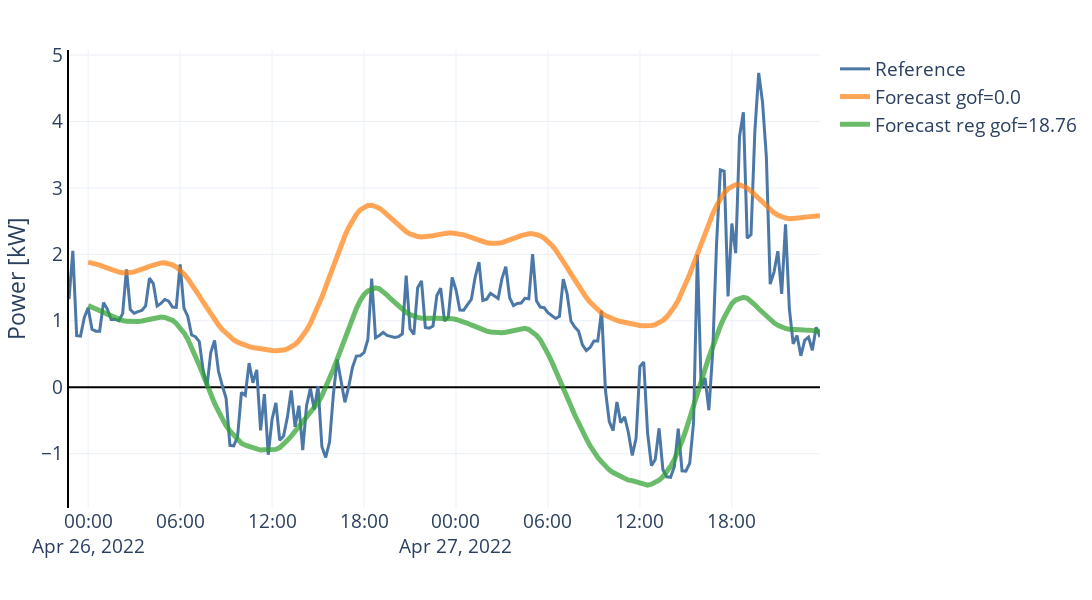

Notebook code for this chart:
### Code cell
import plotly.graph_objects as go
_fig = go.Figure(fig)


for trace in px.line(results).data:
    _fig.add_trace(trace)
    _fig.data[-1].update(name=f"Forecast reg gof={np.round(gof, 2)}",
                         legendgroup=2,
                         line_width=5,
                         line_color="rgba(44, 160, 44, 0.7)")
_fig.show()

### Figure 1 — Plotly figure (JSON) as saved in the notebook; plotly's stock layout.template omitted (floating-point values rounded to 4 significant figures; data arrays with more than 128 entries replaced by an {"elided": "..."} marker saying what was removed)
{"data": [{"hovertemplate": "variable=netload_kw<br>index=%{x}<br>value=%{y}<extra></extra>", "legendgroup": "0", "line": {"color": "#4C78A8", "dash": "solid", "width": 3}, "marker": {"symbol": "circle"}, "mode": "lines", "name": "Reference", "orientation": "v", "showlegend": true, "type": "scatter", "x": {"elided": "197 str values"}, "xaxis": "x", "y": {"elided": "197 float values"}, "yaxis": "y"}, {"hovertemplate": "variable=netload_kw<br>ds=%{x}<br>value=%{y}<extra></extra>", "legendgroup": "1", "line": {"color": "rgba(255, 127, 14, 0.7)", "dash": "solid", "width": 5}, "marker": {"symbol": "circle"}, "mode": "lines", "name": "Forecast gof=0.0", "orientation": "v", "showlegend": true, "type": "scatter", "x": {"elided": "192 str values"}, "xaxis": "x", "y": {"elided": "192 float values"}, "yaxis": "y"}, {"hovertemplate": "variable=netload_kw<br>ds=%{x}<br>value=%{y}<extra></extra>", "legendgroup": "2", "line": {"color": "rgba(44, 160, 44, 0.7)", "dash": "solid", "width": 5}, "marker": {"symbol": "circle"}, "mode": "lines", "name": "Forecast reg gof=18.76", "orientation": "v", "showlegend": true, "type": "scatter", "x": {"elided": "192 str values"}, "xaxis": "x", "y": {"elided": "192 float values"}, "yaxis": "y"}], "layout": {"font": {"size": 19}, "height": 600, "legend": {"title": {"text": ""}, "tracegroupgap": 0}, "margin": {"b": 10, "l": 20, "r": 50, "t": 50}, "showlegend": true, "width": 1100, "xaxis": {"anchor": "y", "autorange": true, "domain": [0, 1], "linecolor": "black", "linewidth": 2, "range": ["2022-04-25 22:45", "2022-04-27 23:45"], "showline": false, "title": {"text": ""}, "type": "date", "zerolinecolor": "black", "zerolinewidth": 2}, "yaxis": {"anchor": "x", "autorange": true, "domain": [0, 1], "linecolor": "black", "linewidth": 2, "range": [-1.818, 5.076], "showline": true, "title": {"text": "Power [kW]"}, "type": "linear", "zerolinecolor": "black", "zerolinewidth": 2}}}
